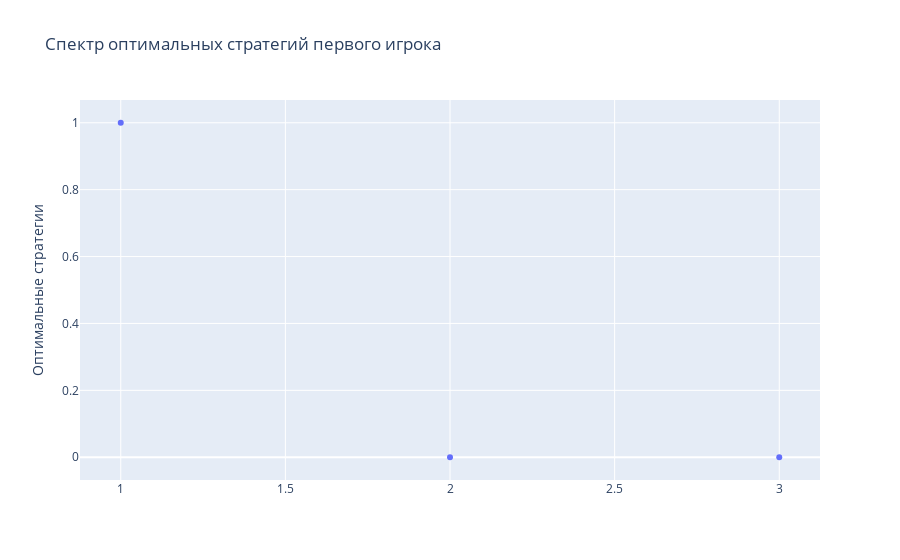
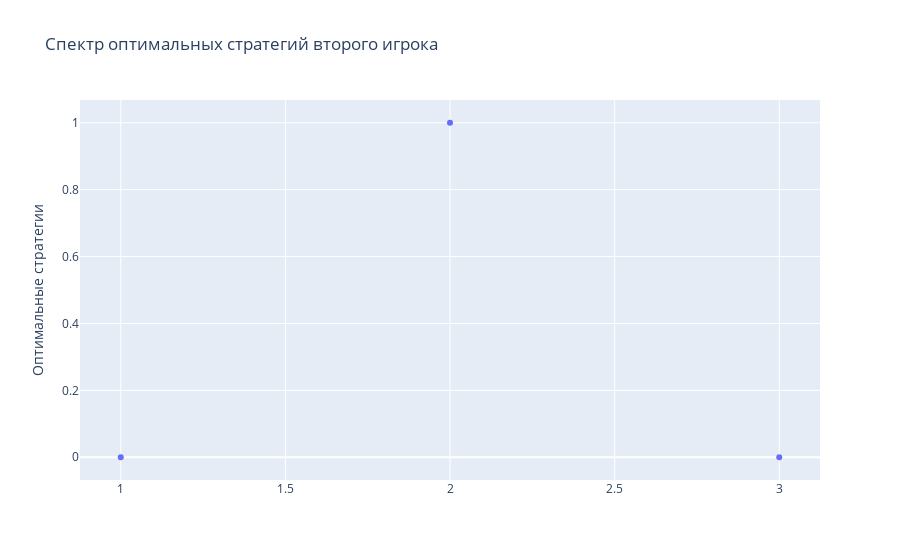

Write notebook code for charts like these, in order.
### Markdown cell above
### Cпектр оптимальной стратегии состоит из одной точки:

### Code cell
matrix = np.array([[33, 9, 55],[-1, 3, 3],[2, 2, -7]])
visualize(nash_equilibrium(matrix))

### Figure 1 — Plotly figure (JSON) as saved in the notebook; plotly's stock layout.template omitted (floating-point values rounded to 4 significant figures)
{"data": [{"hovertemplate": "=%{x}<br>Оптимальные стратегии=%{y}<extra></extra>", "legendgroup": "", "marker": {"color": "#636efa", "symbol": "circle"}, "mode": "markers", "name": "", "orientation": "v", "showlegend": false, "type": "scatter", "x": [1, 2, 3], "xaxis": "x", "y": [1, 0, 0], "yaxis": "y"}], "layout": {"autosize": true, "legend": {"tracegroupgap": 0}, "title": {"text": "Спектр оптимальных стратегий первого игрока"}, "xaxis": {"anchor": "y", "autorange": true, "domain": [0, 1], "range": [0.879, 3.121], "title": {"text": ""}, "type": "linear"}, "yaxis": {"anchor": "x", "autorange": true, "domain": [0, 1], "range": [-0.08252, 1.083], "title": {"text": "Оптимальные стратегии"}, "type": "linear"}}}

### Figure 2 — Plotly figure (JSON) as saved in the notebook; plotly's stock layout.template omitted (floating-point values rounded to 4 significant figures)
{"data": [{"hovertemplate": "=%{x}<br>Оптимальные стратегии=%{y}<extra></extra>", "legendgroup": "", "marker": {"color": "#636efa", "symbol": "circle"}, "mode": "markers", "name": "", "orientation": "v", "showlegend": false, "type": "scatter", "x": [1, 2, 3], "xaxis": "x", "y": [0, 1, 0], "yaxis": "y"}], "layout": {"autosize": true, "legend": {"tracegroupgap": 0}, "title": {"text": "Спектр оптимальных стратегий второго игрока"}, "xaxis": {"anchor": "y", "autorange": true, "domain": [0, 1], "range": [0.879, 3.121], "title": {"text": ""}, "type": "linear"}, "yaxis": {"anchor": "x", "autorange": true, "domain": [0, 1], "range": [-0.08252, 1.083], "title": {"text": "Оптимальные стратегии"}, "type": "linear"}}}
